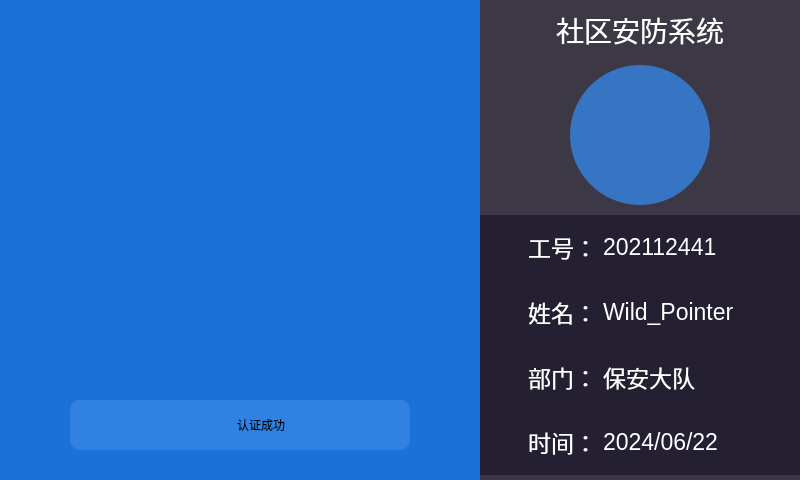
<?xml version="1.0" encoding="UTF-8"?>
<ui version="4.0">
 <class>CommunitySecurityClient</class>
 <widget class="QMainWindow" name="CommunitySecurityClient">
  <property name="geometry">
   <rect>
    <x>0</x>
    <y>0</y>
    <width>800</width>
    <height>480</height>
   </rect>
  </property>
  <property name="minimumSize">
   <size>
    <width>800</width>
    <height>480</height>
   </size>
  </property>
  <property name="maximumSize">
   <size>
    <width>800</width>
    <height>480</height>
   </size>
  </property>
  <property name="windowTitle">
   <string>CommunitySecurityClient</string>
  </property>
  <property name="styleSheet">
   <string notr="true">/*左边窗口样式表*/
QWidget#left_Widget{
	background-color: rgb(28, 113, 216);
}

QWidget#widget_Left{
	border-radius: 10px;
	background-color: rgba(53, 132, 228,0.8);
}

QWidget#text_Left{
	font: 20pt &quot;Ubuntu&quot;;
}

/*右边窗口样式表*/
QWidget#right_Widget{
	background-color: rgb(61, 56, 70);
}

QLabel#headImg_Label{
	border-radius: 70px;
	background-color: rgba(53, 132, 228,0.8);
}

QLabel#text_Right{
	color: rgb(255, 255, 255);
}

QWidget#widget_3{
	background-color: rgb(36, 31, 49);
}

QLabel#numbe_Label{
	color: rgb(255, 255, 255);
}

QLabel#numbe_Show{
	color: rgb(255, 255, 255);
}

QWidget#widget_4{
	background-color: rgb(36, 31, 49);
}

QLabel#name_Label{
	color: rgb(255, 255, 255);
}

QLabel#name_Show{
	color: rgb(255, 255, 255);
}

QWidget#widget_5{
	background-color: rgb(36, 31, 49);
}

QLabel#class_Label{
	color: rgb(255, 255, 255);
}

QLabel#class_Show{
	color: rgb(255, 255, 255);
}

QWidget#widget_6{
	background-color: rgb(36, 31, 49);
}

QLabel#date_Label{
	color: rgb(255, 255, 255);
}

QLabel#date_Show{
	color: rgb(255, 255, 255);
}</string>
  </property>
  <widget class="QWidget" name="centralwidget">
   <property name="styleSheet">
    <string notr="true"/>
   </property>
   <widget class="QWidget" name="left_Widget" native="true">
    <property name="geometry">
     <rect>
      <x>0</x>
      <y>0</y>
      <width>480</width>
      <height>480</height>
     </rect>
    </property>
    <property name="minimumSize">
     <size>
      <width>480</width>
      <height>480</height>
     </size>
    </property>
    <property name="maximumSize">
     <size>
      <width>480</width>
      <height>480</height>
     </size>
    </property>
    <widget class="QWidget" name="widget_Left" native="true">
     <property name="geometry">
      <rect>
       <x>70</x>
       <y>400</y>
       <width>340</width>
       <height>50</height>
      </rect>
     </property>
     <property name="minimumSize">
      <size>
       <width>340</width>
       <height>50</height>
      </size>
     </property>
     <property name="maximumSize">
      <size>
       <width>340</width>
       <height>50</height>
      </size>
     </property>
     <property name="styleSheet">
      <string notr="true"/>
     </property>
     <layout class="QHBoxLayout" name="horizontalLayout">
      <item>
       <spacer name="horizontalSpacer">
        <property name="orientation">
         <enum>Qt::Horizontal</enum>
        </property>
        <property name="sizeHint" stdset="0">
         <size>
          <width>78</width>
          <height>20</height>
         </size>
        </property>
       </spacer>
      </item>
      <item>
       <widget class="QLabel" name="icon_Left">
        <property name="minimumSize">
         <size>
          <width>35</width>
          <height>35</height>
         </size>
        </property>
        <property name="maximumSize">
         <size>
          <width>35</width>
          <height>35</height>
         </size>
        </property>
        <property name="text">
         <string/>
        </property>
        <property name="pixmap">
         <pixmap resource="Icons.qrc">:/icon/Icons/yes.png</pixmap>
        </property>
       </widget>
      </item>
      <item>
       <widget class="QLabel" name="text_Left">
        <property name="minimumSize">
         <size>
          <width>0</width>
          <height>0</height>
         </size>
        </property>
        <property name="text">
         <string>认证成功</string>
        </property>
       </widget>
      </item>
      <item>
       <spacer name="horizontalSpacer_2">
        <property name="orientation">
         <enum>Qt::Horizontal</enum>
        </property>
        <property name="sizeHint" stdset="0">
         <size>
          <width>77</width>
          <height>20</height>
         </size>
        </property>
       </spacer>
      </item>
     </layout>
    </widget>
    <widget class="QLabel" name="show_Img">
     <property name="geometry">
      <rect>
       <x>0</x>
       <y>0</y>
       <width>480</width>
       <height>480</height>
      </rect>
     </property>
     <property name="minimumSize">
      <size>
       <width>480</width>
       <height>480</height>
      </size>
     </property>
     <property name="maximumSize">
      <size>
       <width>480</width>
       <height>480</height>
      </size>
     </property>
     <property name="text">
      <string/>
     </property>
    </widget>
    <zorder>show_Img</zorder>
    <zorder>widget_Left</zorder>
   </widget>
   <widget class="QWidget" name="right_Widget" native="true">
    <property name="geometry">
     <rect>
      <x>480</x>
      <y>0</y>
      <width>320</width>
      <height>480</height>
     </rect>
    </property>
    <property name="minimumSize">
     <size>
      <width>320</width>
      <height>480</height>
     </size>
    </property>
    <property name="maximumSize">
     <size>
      <width>16777215</width>
      <height>480</height>
     </size>
    </property>
    <widget class="QWidget" name="widget_1" native="true">
     <property name="geometry">
      <rect>
       <x>0</x>
       <y>0</y>
       <width>320</width>
       <height>60</height>
      </rect>
     </property>
     <property name="minimumSize">
      <size>
       <width>320</width>
       <height>60</height>
      </size>
     </property>
     <property name="maximumSize">
      <size>
       <width>320</width>
       <height>60</height>
      </size>
     </property>
     <layout class="QHBoxLayout" name="horizontalLayout_2">
      <item>
       <widget class="QLabel" name="text_Right">
        <property name="font">
         <font>
          <pointsize>21</pointsize>
         </font>
        </property>
        <property name="text">
         <string>社区安防系统</string>
        </property>
        <property name="alignment">
         <set>Qt::AlignCenter</set>
        </property>
       </widget>
      </item>
     </layout>
    </widget>
    <widget class="QWidget" name="widget_2" native="true">
     <property name="geometry">
      <rect>
       <x>0</x>
       <y>60</y>
       <width>320</width>
       <height>150</height>
      </rect>
     </property>
     <property name="minimumSize">
      <size>
       <width>320</width>
       <height>150</height>
      </size>
     </property>
     <property name="maximumSize">
      <size>
       <width>320</width>
       <height>150</height>
      </size>
     </property>
     <layout class="QHBoxLayout" name="horizontalLayout_3">
      <item>
       <spacer name="horizontalSpacer_3">
        <property name="orientation">
         <enum>Qt::Horizontal</enum>
        </property>
        <property name="sizeHint" stdset="0">
         <size>
          <width>72</width>
          <height>20</height>
         </size>
        </property>
       </spacer>
      </item>
      <item>
       <widget class="QLabel" name="headImg_Label">
        <property name="minimumSize">
         <size>
          <width>140</width>
          <height>140</height>
         </size>
        </property>
        <property name="maximumSize">
         <size>
          <width>140</width>
          <height>140</height>
         </size>
        </property>
        <property name="text">
         <string/>
        </property>
       </widget>
      </item>
      <item>
       <spacer name="horizontalSpacer_4">
        <property name="orientation">
         <enum>Qt::Horizontal</enum>
        </property>
        <property name="sizeHint" stdset="0">
         <size>
          <width>72</width>
          <height>20</height>
         </size>
        </property>
       </spacer>
      </item>
     </layout>
    </widget>
    <widget class="QWidget" name="widget_3" native="true">
     <property name="geometry">
      <rect>
       <x>0</x>
       <y>215</y>
       <width>320</width>
       <height>65</height>
      </rect>
     </property>
     <layout class="QHBoxLayout" name="horizontalLayout_4">
      <item>
       <spacer name="horizontalSpacer_7">
        <property name="orientation">
         <enum>Qt::Horizontal</enum>
        </property>
        <property name="sizeHint" stdset="0">
         <size>
          <width>40</width>
          <height>20</height>
         </size>
        </property>
       </spacer>
      </item>
      <item>
       <widget class="QLabel" name="numbe_Label">
        <property name="minimumSize">
         <size>
          <width>50</width>
          <height>50</height>
         </size>
        </property>
        <property name="maximumSize">
         <size>
          <width>200</width>
          <height>50</height>
         </size>
        </property>
        <property name="font">
         <font>
          <pointsize>17</pointsize>
         </font>
        </property>
        <property name="text">
         <string>工号：</string>
        </property>
       </widget>
      </item>
      <item>
       <widget class="QLabel" name="numbe_Show">
        <property name="minimumSize">
         <size>
          <width>150</width>
          <height>50</height>
         </size>
        </property>
        <property name="maximumSize">
         <size>
          <width>150</width>
          <height>50</height>
         </size>
        </property>
        <property name="font">
         <font>
          <pointsize>17</pointsize>
         </font>
        </property>
        <property name="text">
         <string>202112441</string>
        </property>
        <property name="alignment">
         <set>Qt::AlignLeading|Qt::AlignLeft|Qt::AlignVCenter</set>
        </property>
       </widget>
      </item>
      <item>
       <spacer name="horizontalSpacer_8">
        <property name="orientation">
         <enum>Qt::Horizontal</enum>
        </property>
        <property name="sizeHint" stdset="0">
         <size>
          <width>40</width>
          <height>20</height>
         </size>
        </property>
       </spacer>
      </item>
     </layout>
    </widget>
    <widget class="QWidget" name="widget_4" native="true">
     <property name="geometry">
      <rect>
       <x>0</x>
       <y>280</y>
       <width>320</width>
       <height>65</height>
      </rect>
     </property>
     <layout class="QHBoxLayout" name="horizontalLayout_5">
      <item>
       <spacer name="horizontalSpacer_9">
        <property name="orientation">
         <enum>Qt::Horizontal</enum>
        </property>
        <property name="sizeHint" stdset="0">
         <size>
          <width>40</width>
          <height>20</height>
         </size>
        </property>
       </spacer>
      </item>
      <item>
       <widget class="QLabel" name="name_Label">
        <property name="minimumSize">
         <size>
          <width>50</width>
          <height>50</height>
         </size>
        </property>
        <property name="maximumSize">
         <size>
          <width>200</width>
          <height>50</height>
         </size>
        </property>
        <property name="font">
         <font>
          <pointsize>17</pointsize>
         </font>
        </property>
        <property name="text">
         <string>姓名：</string>
        </property>
       </widget>
      </item>
      <item>
       <widget class="QLabel" name="name_Show">
        <property name="minimumSize">
         <size>
          <width>150</width>
          <height>50</height>
         </size>
        </property>
        <property name="maximumSize">
         <size>
          <width>150</width>
          <height>50</height>
         </size>
        </property>
        <property name="font">
         <font>
          <pointsize>17</pointsize>
         </font>
        </property>
        <property name="text">
         <string>Wild_Pointer</string>
        </property>
        <property name="alignment">
         <set>Qt::AlignLeading|Qt::AlignLeft|Qt::AlignVCenter</set>
        </property>
       </widget>
      </item>
      <item>
       <spacer name="horizontalSpacer_10">
        <property name="orientation">
         <enum>Qt::Horizontal</enum>
        </property>
        <property name="sizeHint" stdset="0">
         <size>
          <width>40</width>
          <height>20</height>
         </size>
        </property>
       </spacer>
      </item>
     </layout>
    </widget>
    <widget class="QWidget" name="widget_5" native="true">
     <property name="geometry">
      <rect>
       <x>0</x>
       <y>345</y>
       <width>320</width>
       <height>65</height>
      </rect>
     </property>
     <layout class="QHBoxLayout" name="horizontalLayout_6">
      <item>
       <spacer name="horizontalSpacer_11">
        <property name="orientation">
         <enum>Qt::Horizontal</enum>
        </property>
        <property name="sizeHint" stdset="0">
         <size>
          <width>40</width>
          <height>20</height>
         </size>
        </property>
       </spacer>
      </item>
      <item>
       <widget class="QLabel" name="class_Label">
        <property name="minimumSize">
         <size>
          <width>50</width>
          <height>50</height>
         </size>
        </property>
        <property name="maximumSize">
         <size>
          <width>200</width>
          <height>50</height>
         </size>
        </property>
        <property name="font">
         <font>
          <pointsize>17</pointsize>
         </font>
        </property>
        <property name="text">
         <string>部门：</string>
        </property>
       </widget>
      </item>
      <item>
       <widget class="QLabel" name="class_Show">
        <property name="minimumSize">
         <size>
          <width>150</width>
          <height>50</height>
         </size>
        </property>
        <property name="maximumSize">
         <size>
          <width>150</width>
          <height>50</height>
         </size>
        </property>
        <property name="font">
         <font>
          <pointsize>17</pointsize>
         </font>
        </property>
        <property name="text">
         <string>保安大队</string>
        </property>
        <property name="alignment">
         <set>Qt::AlignLeading|Qt::AlignLeft|Qt::AlignVCenter</set>
        </property>
       </widget>
      </item>
      <item>
       <spacer name="horizontalSpacer_12">
        <property name="orientation">
         <enum>Qt::Horizontal</enum>
        </property>
        <property name="sizeHint" stdset="0">
         <size>
          <width>40</width>
          <height>20</height>
         </size>
        </property>
       </spacer>
      </item>
     </layout>
    </widget>
    <widget class="QWidget" name="widget_6" native="true">
     <property name="geometry">
      <rect>
       <x>0</x>
       <y>410</y>
       <width>320</width>
       <height>65</height>
      </rect>
     </property>
     <layout class="QHBoxLayout" name="horizontalLayout_7">
      <item>
       <spacer name="horizontalSpacer_13">
        <property name="orientation">
         <enum>Qt::Horizontal</enum>
        </property>
        <property name="sizeHint" stdset="0">
         <size>
          <width>40</width>
          <height>20</height>
         </size>
        </property>
       </spacer>
      </item>
      <item>
       <widget class="QLabel" name="date_Label">
        <property name="minimumSize">
         <size>
          <width>50</width>
          <height>50</height>
         </size>
        </property>
        <property name="maximumSize">
         <size>
          <width>200</width>
          <height>50</height>
         </size>
        </property>
        <property name="font">
         <font>
          <pointsize>17</pointsize>
         </font>
        </property>
        <property name="text">
         <string>时间：</string>
        </property>
       </widget>
      </item>
      <item>
       <widget class="QLabel" name="date_Show">
        <property name="minimumSize">
         <size>
          <width>150</width>
          <height>50</height>
         </size>
        </property>
        <property name="maximumSize">
         <size>
          <width>150</width>
          <height>50</height>
         </size>
        </property>
        <property name="font">
         <font>
          <pointsize>17</pointsize>
         </font>
        </property>
        <property name="text">
         <string>2024/06/22</string>
        </property>
        <property name="alignment">
         <set>Qt::AlignLeading|Qt::AlignLeft|Qt::AlignVCenter</set>
        </property>
       </widget>
      </item>
      <item>
       <spacer name="horizontalSpacer_14">
        <property name="orientation">
         <enum>Qt::Horizontal</enum>
        </property>
        <property name="sizeHint" stdset="0">
         <size>
          <width>40</width>
          <height>20</height>
         </size>
        </property>
       </spacer>
      </item>
     </layout>
    </widget>
   </widget>
  </widget>
 </widget>
 <resources>
  <include location="Icons.qrc"/>
 </resources>
 <connections/>
</ui>
